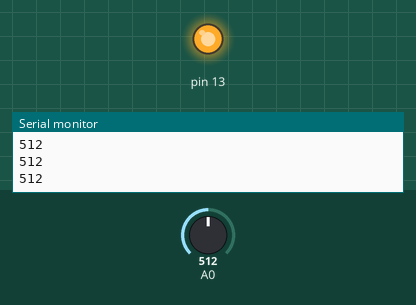
This sketch was run on a simulated Arduino Uno, built with avr-gcc and run on an emulated ATmega328P. Shown: output pins drawn as LEDs (lit = HIGH), the last lines printed to the serial monitor. The test bench sets the inputs (shaded band); at power-on: A0 = 512.

Above: at 1.2 s.
1.3 s: A0 set to 990
2.8 s: A0 set to 1016
At 3.1 s:
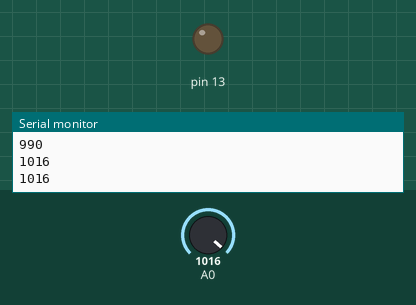
4.3 s: A0 set to 900
At 5.6 s:
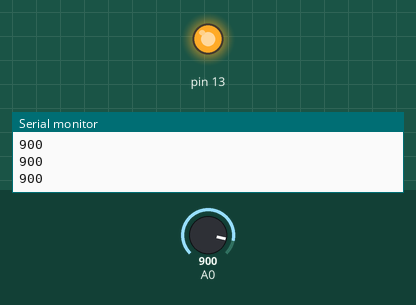
5.9 s: A0 set to 1010
At 6.9 s:
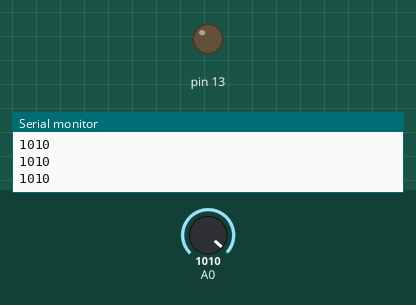
Timing chart, 0 to 8.5 s (numbered marks = the images above; inputs shaded):
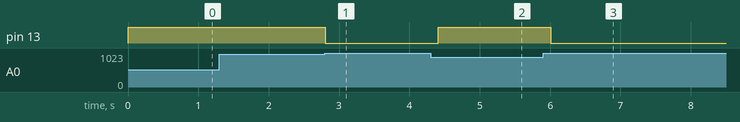

The sketch:

raindrop_sensor.ino
```cpp
// Sensor variable
int sensorRead = 0;

void setup() {
	Serial.begin(9600);
	pinMode(A0, INPUT);
  pinMode(13, OUTPUT);
}

void loop() {
  // Get the read
	int sensorRead= analogRead(A0);
  // Log in the number value
	Serial.println(sensorRead);
  // Less than 1000 means that the water is detected
  if(sensorRead < 1000) {
    // Light up the LED once the water is detected
    digitalWrite(13, HIGH);
    delay(200); // Add a .2 second delay
  } else {
    // Else, set the LED dim
    digitalWrite(13, LOW);
    delay(200); // Add a .2 second delay
  }
}
```

Measured:
- the behaviour switches between 999 and 1000 on A0 (found by bisection; images 0 and 1)
- after the input at 2.8 s, pin 13: HIGH → LOW at once
- after the input at 4.3 s, pin 13: LOW → HIGH after 0.11 s
- after the input at 5.9 s, pin 13: HIGH → LOW after 0.11 s
